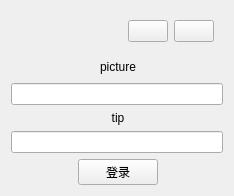
<?xml version="1.0" encoding="UTF-8"?>
<ui version="4.0">
 <class>LoginWidget</class>
 <widget class="QWidget" name="LoginWidget">
  <property name="geometry">
   <rect>
    <x>0</x>
    <y>0</y>
    <width>234</width>
    <height>186</height>
   </rect>
  </property>
  <property name="windowTitle">
   <string>Form</string>
  </property>
  <layout class="QGridLayout" name="gridLayout">
   <item row="3" column="0" colspan="3">
    <widget class="QLineEdit" name="username"/>
   </item>
   <item row="1" column="1">
    <widget class="QLabel" name="picture">
     <property name="text">
      <string>&lt;html&gt;&lt;head/&gt;&lt;body&gt;&lt;p align=&quot;center&quot;&gt;picture&lt;/p&gt;&lt;/body&gt;&lt;/html&gt;</string>
     </property>
    </widget>
   </item>
   <item row="4" column="1">
    <widget class="QLabel" name="tipLable">
     <property name="text">
      <string>&lt;html&gt;&lt;head/&gt;&lt;body&gt;&lt;p align=&quot;center&quot;&gt;tip&lt;/p&gt;&lt;/body&gt;&lt;/html&gt;</string>
     </property>
    </widget>
   </item>
   <item row="1" column="0">
    <spacer name="horizontalSpacer">
     <property name="orientation">
      <enum>Qt::Horizontal</enum>
     </property>
     <property name="sizeHint" stdset="0">
      <size>
       <width>63</width>
       <height>20</height>
      </size>
     </property>
    </spacer>
   </item>
   <item row="0" column="0" colspan="3">
    <widget class="QWidget" name="titlewidget" native="true">
     <layout class="QHBoxLayout" name="horizontalLayout">
      <item>
       <spacer name="horizontalSpacer_3">
        <property name="orientation">
         <enum>Qt::Horizontal</enum>
        </property>
        <property name="sizeHint" stdset="0">
         <size>
          <width>60</width>
          <height>20</height>
         </size>
        </property>
       </spacer>
      </item>
      <item>
       <widget class="QPushButton" name="hidebtn">
        <property name="text">
         <string/>
        </property>
       </widget>
      </item>
      <item>
       <widget class="QPushButton" name="closebtn">
        <property name="text">
         <string/>
        </property>
       </widget>
      </item>
     </layout>
    </widget>
   </item>
   <item row="1" column="2">
    <spacer name="horizontalSpacer_2">
     <property name="orientation">
      <enum>Qt::Horizontal</enum>
     </property>
     <property name="sizeHint" stdset="0">
      <size>
       <width>60</width>
       <height>20</height>
      </size>
     </property>
    </spacer>
   </item>
   <item row="7" column="1">
    <widget class="QPushButton" name="loginbtn">
     <property name="text">
      <string>登录</string>
     </property>
    </widget>
   </item>
   <item row="6" column="0" colspan="3">
    <widget class="QLineEdit" name="password"/>
   </item>
   <item row="2" column="1">
    <spacer name="verticalSpacer">
     <property name="orientation">
      <enum>Qt::Vertical</enum>
     </property>
     <property name="sizeHint" stdset="0">
      <size>
       <width>20</width>
       <height>40</height>
      </size>
     </property>
    </spacer>
   </item>
  </layout>
  <zorder>picture</zorder>
  <zorder>titlewidget</zorder>
  <zorder>username</zorder>
  <zorder>password</zorder>
  <zorder>loginbtn</zorder>
  <zorder>tipLable</zorder>
  <zorder>verticalSpacer</zorder>
 </widget>
 <resources/>
 <connections/>
</ui>
